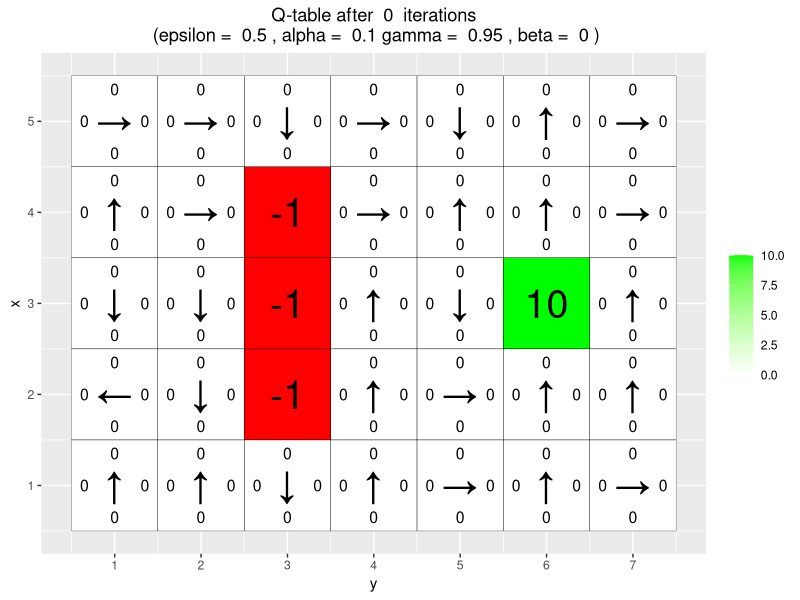
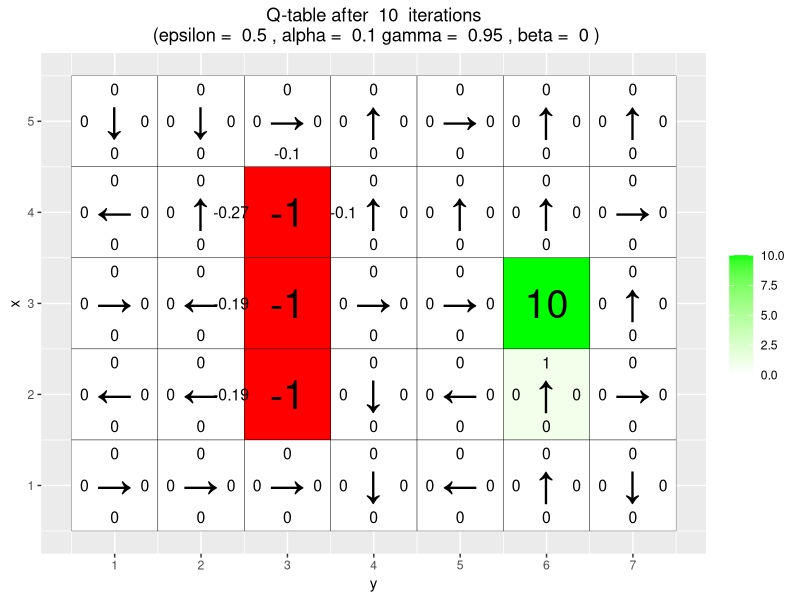
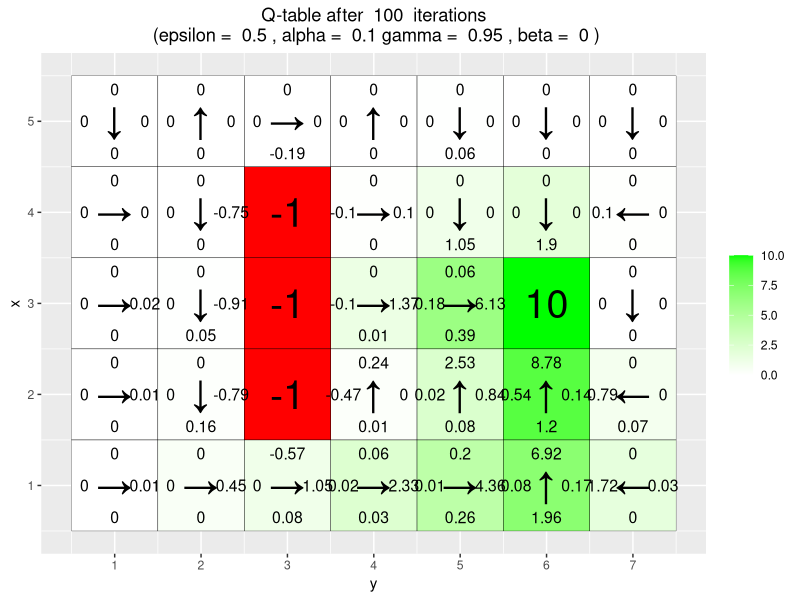
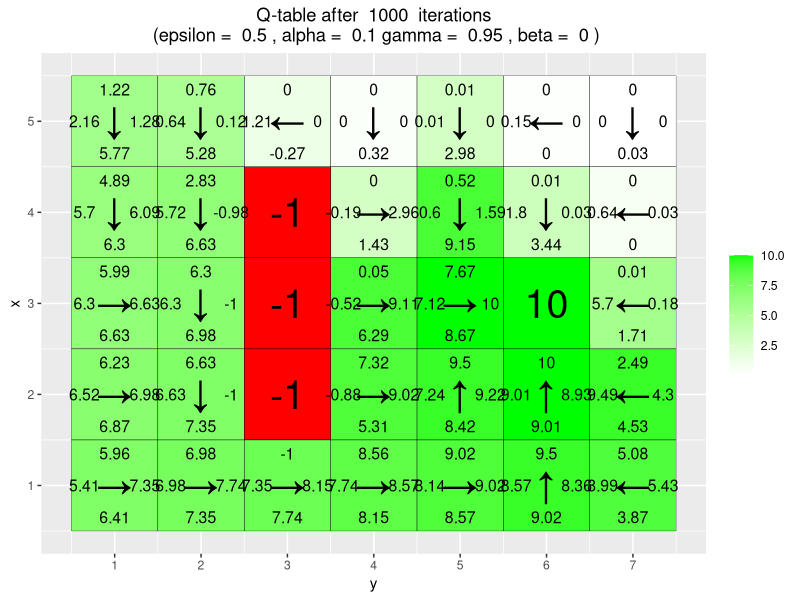
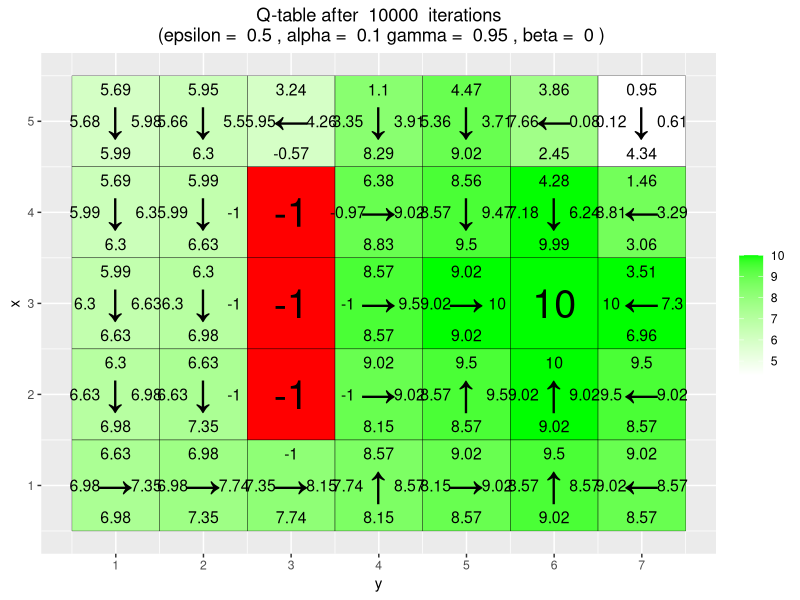
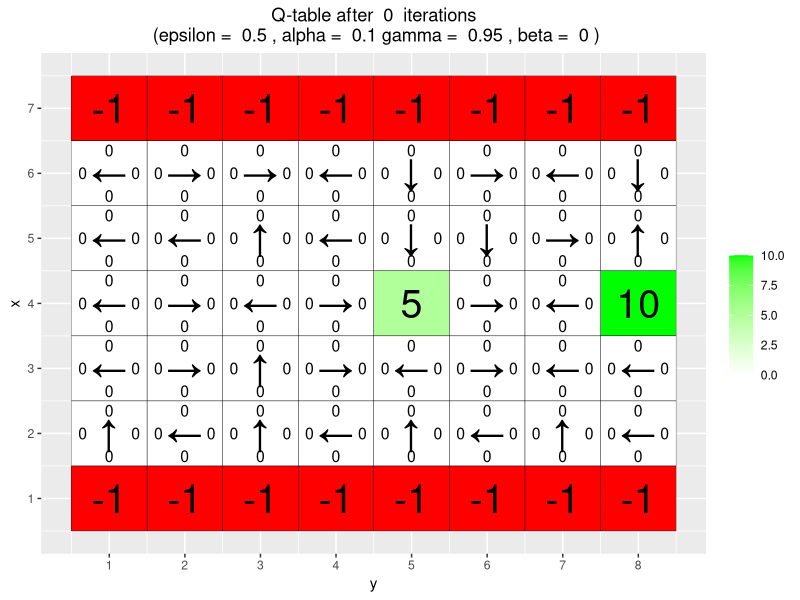
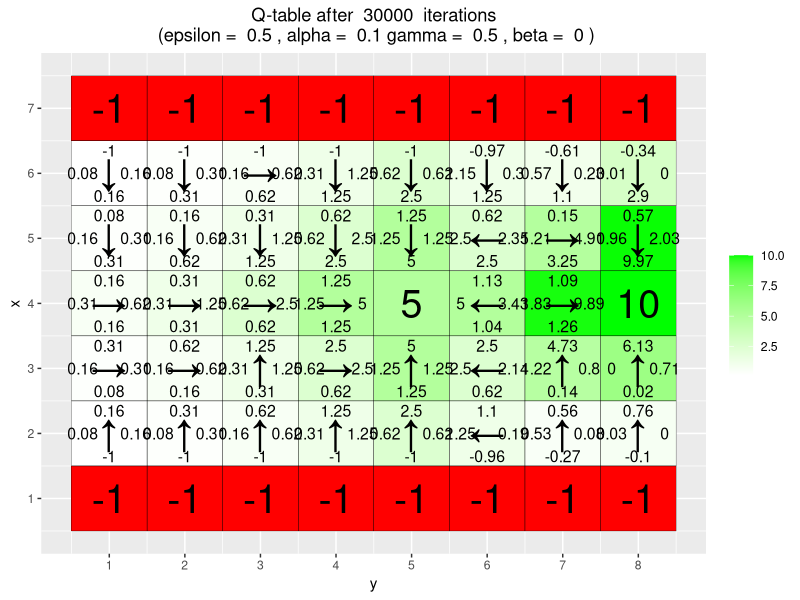
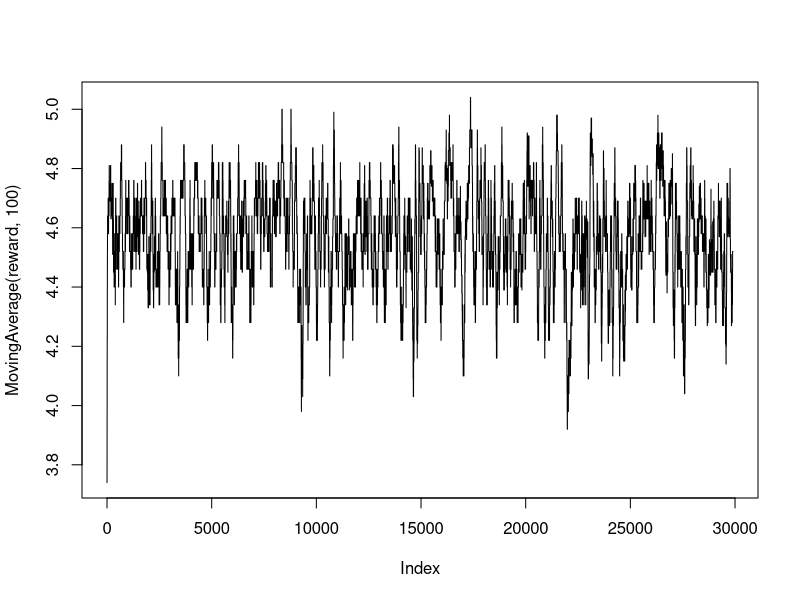

Reproduce these figures in R, in order. (Note: a time limit stopped this script after it produced the figures.)
# By Jose M. Peña and Joel Oskarsson.
# For teaching purposes.
# jose.m.pena@liu.se.

#####################################################################################################
# Q-learning
#####################################################################################################

# install.packages("ggplot2")
# install.packages("vctrs")
set.seed(1)
library(ggplot2)

# If you do not see four arrows in line 16, then do the following:
# File/Reopen with Encoding/UTF-8

arrows <- c("↑", "→", "↓", "←")
action_deltas <- list(c(1,0), # up
                      c(0,1), # right
                      c(-1,0), # down
                      c(0,-1)) # left

vis_environment <- function(iterations=0, epsilon = 0.5, alpha = 0.1, gamma = 0.95, beta = 0){
  
  # Visualize an environment with rewards. 
  # Q-values for all actions are displayed on the edges of each tile.
  # The (greedy) policy for each state is also displayed.
  # 
  # Args:
  #   iterations, epsilon, alpha, gamma, beta (optional): for the figure title.
  #   reward_map (global variable): a HxW array containing the reward given at each state.
  #   q_table (global variable): a HxWx4 array containing Q-values for each state-action pair.
  #   H, W (global variables): environment dimensions.
  
  df <- expand.grid(x=1:H,y=1:W)
  foo <- mapply(function(x,y) ifelse(reward_map[x,y] == 0,q_table[x,y,1],NA),df$x,df$y)
  df$val1 <- as.vector(round(foo, 2))
  foo <- mapply(function(x,y) ifelse(reward_map[x,y] == 0,q_table[x,y,2],NA),df$x,df$y)
  df$val2 <- as.vector(round(foo, 2))
  foo <- mapply(function(x,y) ifelse(reward_map[x,y] == 0,q_table[x,y,3],NA),df$x,df$y)
  df$val3 <- as.vector(round(foo, 2))
  foo <- mapply(function(x,y) ifelse(reward_map[x,y] == 0,q_table[x,y,4],NA),df$x,df$y)
  df$val4 <- as.vector(round(foo, 2))
  foo <- mapply(function(x,y) 
    ifelse(reward_map[x,y] == 0,arrows[GreedyPolicy(x,y)],reward_map[x,y]),df$x,df$y)
  df$val5 <- as.vector(foo)
  foo <- mapply(function(x,y) ifelse(reward_map[x,y] == 0,max(q_table[x,y,]),
                                     ifelse(reward_map[x,y]<0,NA,reward_map[x,y])),df$x,df$y)
  df$val6 <- as.vector(foo)
  
  print(ggplot(df,aes(x = y,y = x)) +
          scale_fill_gradient(low = "white", high = "green", na.value = "red", name = "") +
          geom_tile(aes(fill=val6)) +
          geom_text(aes(label = val1),size = 4,nudge_y = .35,na.rm = TRUE) +
          geom_text(aes(label = val2),size = 4,nudge_x = .35,na.rm = TRUE) +
          geom_text(aes(label = val3),size = 4,nudge_y = -.35,na.rm = TRUE) +
          geom_text(aes(label = val4),size = 4,nudge_x = -.35,na.rm = TRUE) +
          geom_text(aes(label = val5),size = 10) +
          geom_tile(fill = 'transparent', colour = 'black') + 
          ggtitle(paste("Q-table after ",iterations," iterations\n",
                        "(epsilon = ",epsilon,", alpha = ",alpha,"gamma = ",gamma,", beta = ",beta,")")) +
          theme(plot.title = element_text(hjust = 0.5)) +
          scale_x_continuous(breaks = c(1:W),labels = c(1:W)) +
          scale_y_continuous(breaks = c(1:H),labels = c(1:H)))
  
}

GreedyPolicy <- function(x, y){
  
  # Get a greedy action for state (x,y) from q_table.
  #
  # Args:
  #   x, y: state coordinates.
  #   q_table (global variable): a HxWx4 array containing Q-values for each state-action pair.
  # 
  # Returns:
  #   An action, i.e. integer in {1,2,3,4}.
  
  # Your code here.
  if (length(which(q_table[x, y,] == max(q_table[x, y,]))) < 2) {
    return(which(q_table[x, y,] == max(q_table[x, y,])))
  } else {
    return(sample(which(q_table[x, y,] == max(q_table[x, y,])),1))
  }
  
}

EpsilonGreedyPolicy <- function(x, y, epsilon){
  
  # Get an epsilon-greedy action for state (x,y) from q_table.
  #
  # Args:
  #   x, y: state coordinates.
  #   epsilon: probability of acting randomly.
  # 
  # Returns:
  #   An action, i.e. integer in {1,2,3,4}.
  
  # Your code here.
  
  if(runif(1) < epsilon) {
    return(sample(c(1,2,3,4),1))
  } else {
    return(GreedyPolicy(x,y))
  }
  
}

transition_model <- function(x, y, action, beta){
  
  # Computes the new state after given action is taken. The agent will follow the action 
  # with probability (1-beta) and slip to the right or left with probability beta/2 each.
  # 
  # Args:
  #   x, y: state coordinates.
  #   action: which action the agent takes (in {1,2,3,4}).
  #   beta: probability of the agent slipping to the side when trying to move.
  #   H, W (global variables): environment dimensions.
  # 
  # Returns:
  #   The new state after the action has been taken.
  
  delta <- sample(-1:1, size = 1, prob = c(0.5*beta,1-beta,0.5*beta))
  final_action <- ((action + delta + 3) %% 4) + 1
  foo <- c(x,y) + unlist(action_deltas[final_action])
  foo <- pmax(c(1,1),pmin(foo,c(H,W)))
  
  return (foo)
}

q_learning <- function(start_state, epsilon = 0.5, alpha = 0.1, gamma = 0.95, 
                       beta = 0){
  
  # Perform one episode of Q-learning. The agent should move around in the 
  # environment using the given transition model and update the Q-table.
  # The episode ends when the agent reaches a terminal state.
  # 
  # Args:
  #   start_state: array with two entries, describing the starting position of the agent.
  #   epsilon (optional): probability of acting greedily.
  #   alpha (optional): learning rate.
  #   gamma (optional): discount factor.
  #   beta (optional): slipping factor.
  #   reward_map (global variable): a HxW array containing the reward given at each state.
  #   q_table (global variable): a HxWx4 array containing Q-values for each state-action pair.
  # 
  # Returns:
  #   reward: reward received in the episode.
  #   correction: sum of the temporal difference correction terms over the episode.
  #   q_table (global variable): Recall that R passes arguments by value. So, q_table being
  #   a global variable can be modified with the superassigment operator <<-.
  
  # Your code here.
  
  x = start_state[1]
  y = start_state[2]
  episode_correction = 0
  
  repeat{
    # Follow policy, execute action, get reward.
    action = EpsilonGreedyPolicy(x, y, epsilon)
    new_state = transition_model(x, y, action, beta)
    #reward = reward_map[new_state[1], new_state[1]]
    reward = reward_map[new_state[1], new_state[2]]
    
    # Q-table update.
    q_table[x,y,action] <<- q_table[x,y,action] +  alpha*( reward + gamma*max(q_table[new_state[1], new_state[2],]) - q_table[x,y,action])
    episode_correction = episode_correction + reward + gamma*max(q_table[new_state[1], new_state[2],]) - q_table[x,y,action]
    x = new_state[1]
    y = new_state[2]
    
    if(reward!=0)
      # End episode.
      return (c(reward,episode_correction))
  }
  
}

#####################################################################################################
# Q-Learning Environments
#####################################################################################################

# Environment A (learning)

H <- 5
W <- 7

reward_map <- matrix(0, nrow = H, ncol = W)
reward_map[3,6] <- 10
reward_map[2:4,3] <- -1

q_table <- array(0,dim = c(H,W,4))
goal = 0

vis_environment()

for(i in 1:10000){
  foo <- q_learning(start_state = c(3,1))
  
  if(foo[1]>1) {
    goal = 1
  }
  
  if(any(i==c(10,100,1000,10000)))
    vis_environment(i)
}

# Environment B (the effect of epsilon and gamma)

H <- 7
W <- 8

reward_map <- matrix(0, nrow = H, ncol = W)
reward_map[1,] <- -1
reward_map[7,] <- -1
reward_map[4,5] <- 5
reward_map[4,8] <- 10

q_table <- array(0,dim = c(H,W,4))

vis_environment()

MovingAverage <- function(x, n){
  
  cx <- c(0,cumsum(x))
  rsum <- (cx[(n+1):length(cx)] - cx[1:(length(cx) - n)]) / n
  
  return (rsum)
}

for(j in c(0.5,0.75,0.95)){
  q_table <- array(0,dim = c(H,W,4))
  reward <- NULL
  correction <- NULL
  
  for(i in 1:30000){
    foo <- q_learning(gamma = j, start_state = c(4,1))
    reward <- c(reward,foo[1])
    correction <- c(correction,foo[2])
  }
  
  vis_environment(i, gamma = j)
  plot(MovingAverage(reward,100),type = "l")
  plot(MovingAverage(correction,100),type = "l")
}

for(j in c(0.5,0.75,0.95)){
  q_table <- array(0,dim = c(H,W,4))
  reward <- NULL
  correction <- NULL
  
  for(i in 1:30000){
    foo <- q_learning(epsilon = 0.1, gamma = j, start_state = c(4,1))
    reward <- c(reward,foo[1])
    correction <- c(correction,foo[2])
  }
  
  vis_environment(i, epsilon = 0.1, gamma = j)
  plot(MovingAverage(reward,100),type = "l")
  plot(MovingAverage(correction,100),type = "l")
}

# Environment C (the effect of beta).

H <- 3
W <- 6

reward_map <- matrix(0, nrow = H, ncol = W)
reward_map[1,2:5] <- -1
reward_map[1,6] <- 10

q_table <- array(0,dim = c(H,W,4))

vis_environment()

for(j in c(0,0.2,0.4,0.66)){
  q_table <- array(0,dim = c(H,W,4))
  
  for(i in 1:10000)
    foo <- q_learning(gamma = 0.6, beta = j, start_state = c(1,1))
  
  vis_environment(i, gamma = 0.6, beta = j)
}
